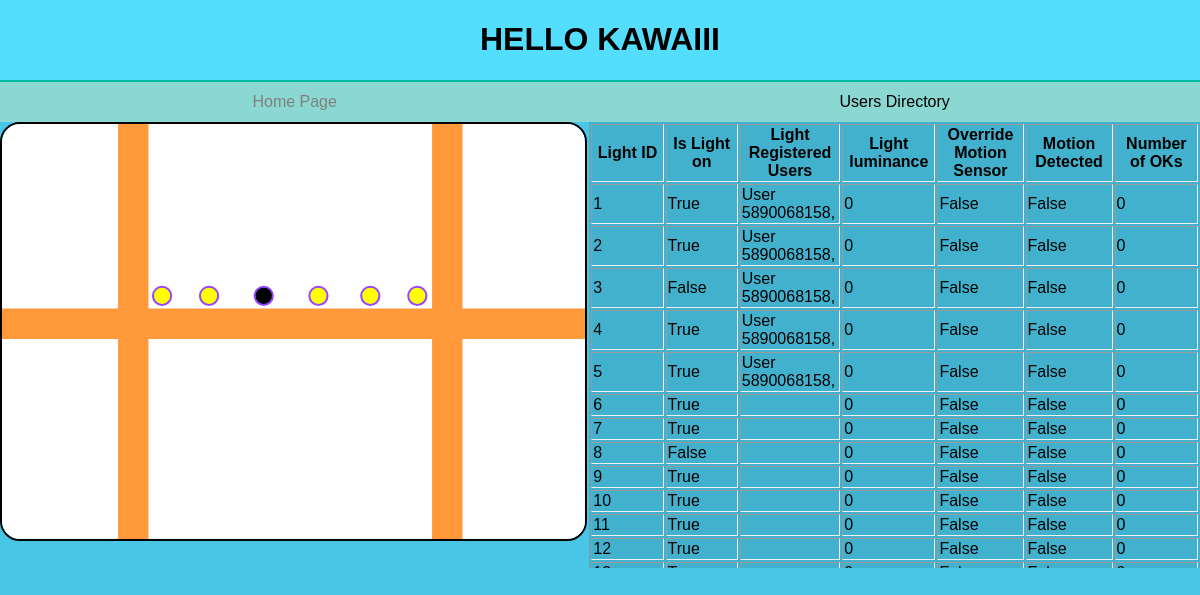
The page / on the database its author committed.
### Dashboard/models.py (models this page shows, shortened)
class Light(models.Model):
    isOn = models.BooleanField(default=False)
    registeredUsers = models.ManyToManyField(TelegramUser)
    motionDetected = models.BooleanField(default=False)
    luxLevel = models.IntegerField(default=0)
    overrideMotionSensor = models.BooleanField(default=False)
    numberOfOkays = models.IntegerField(default=0)

class TelegramUser(models.Model):
    telegramChatID = models.IntegerField()
    telegramUserID = models.IntegerField()
    telegramUsername = models.CharField(max_length=255)
    notificationStartTime = models.TimeField(default=time(0, 0, 0))
    notificationEndTime = models.TimeField(default=time(23,59,59))

### Dashboard/views.py (the view)
# urls.py: path('', views.index),
def index(request):
    lights = Light.objects.all()
    return render(request, 'Dashboard/index.html', { 'Lights': lights })

### Dashboard/templates/Dashboard/index.html (shortened to what this page needs)
<!DOCTYPE html>
<html lang="en">
<head>
</head>
<body onload="onLoad()">
    <div id="BannerHead">
        <h1>HELLO KAWAIII</h1>
    </div>
    <div class="options" id="option1">Home Page</div>
    <a class="options" id="option2" href="/TelegramUsers">Users Directory</a>
    <div>
    </div>
    <table id="LightTable" border="black">
        <thead>
            <tr>
                <th>Light ID</th>
                <th>Is Light on</th>
                <th>Light Registered Users</th>
                <th>Light luminance</th>
                <th>Override Motion Sensor</th>
                <th>Motion Detected</th>
                <th>Number of OKs</th>
            </tr>
        </thead>
        <tbody>
            {% for li in Lights%}
            <tr id="TableLight{{li.id}}">
                <td>{{li.id}}</td>
                <td>{{li.isOn}}</td>
                <td>
                    {% for us in li.registeredUsers.all %}
                    User {{us.telegramUserID}},
                    {% endfor %}
                </td>
                <td>{{li.luxLevel}}</td>
                <td>{{li.overrideMotionSensor}}</td>
                <td>{{li.motionDetected}}</td>
                <td>{{li.numberOfOkays}}</td>
            </tr>
            {% endfor %}
        </tbody>
    </table>
</body>
</html>

### Dashboard/templates/Dashboard/index.html (style rules this page uses)
:root { --background: #49C6E5; --middletone: #54DEFD; --lighttone: #FFFBFA; --border: #00BD9D; --accent: #8BD7D2; --tableColor: rgba(0,0,0,0.1); }
body { font-family: sans-serif; display: grid; grid-template-areas: 'header header' 'option1 option2' 'main main'; padding: 0px; margin: 0px; background-color: var(--background); }
#BannerHead { grid-area: header; align-items: center; justify-content: center; text-align: center; margin: 0px; padding: 0px; background-color: var(--middletone); }
#option1 { grid-area: option1; border-right: 2px; color: gray; }
#option2 { grid-area: option2; }
.options { text-decoration: none; color: black; border: var(--border) solid; border-width: 2px 0px 0px 0px; height: 40px; padding: 0px; margin: 0px; background-color: var(--accent); display: flex; justify-content: center; align-items: center; transition: all 0.2s ease; }
#theMap { border: 2px; border-style: solid; border-radius: 20px; width: 99%; height: auto; }
table { overflow-y: scroll; max-height: 25%; display: block; width: 100%; border: none; background-color: var(--tableColor); }
td { width: 100px; }

### rows shown on the page
Light: id "1", isOn "True", luxLevel "0", overrideMotionSensor "False", motionDetected "False", numberOfOkays "0"
TelegramUser: telegramUserID "5890068158"
Light: id "2", isOn "True", luxLevel "0", overrideMotionSensor "False", motionDetected "False", numberOfOkays "0"
Light: id "3", isOn "False", luxLevel "0", overrideMotionSensor "False", motionDetected "False", numberOfOkays "0"
Light: id "4", isOn "True", luxLevel "0", overrideMotionSensor "False", motionDetected "False", numberOfOkays "0"
Light: id "5", isOn "True", luxLevel "0", overrideMotionSensor "False", motionDetected "False", numberOfOkays "0"
Light: id "6", isOn "True", luxLevel "0", overrideMotionSensor "False", motionDetected "False", numberOfOkays "0"
Light: id "7", isOn "True", luxLevel "0", overrideMotionSensor "False", motionDetected "False", numberOfOkays "0"
Light: id "8", isOn "False", luxLevel "0", overrideMotionSensor "False", motionDetected "False", numberOfOkays "0"
Light: id "9", isOn "True", luxLevel "0", overrideMotionSensor "False", motionDetected "False", numberOfOkays "0"
Light: id "10", isOn "True", luxLevel "0", overrideMotionSensor "False", motionDetected "False", numberOfOkays "0"
Light: id "11", isOn "True", luxLevel "0", overrideMotionSensor "False", motionDetected "False", numberOfOkays "0"
Light: id "12", isOn "True", luxLevel "0", overrideMotionSensor "False", motionDetected "False", numberOfOkays "0"
